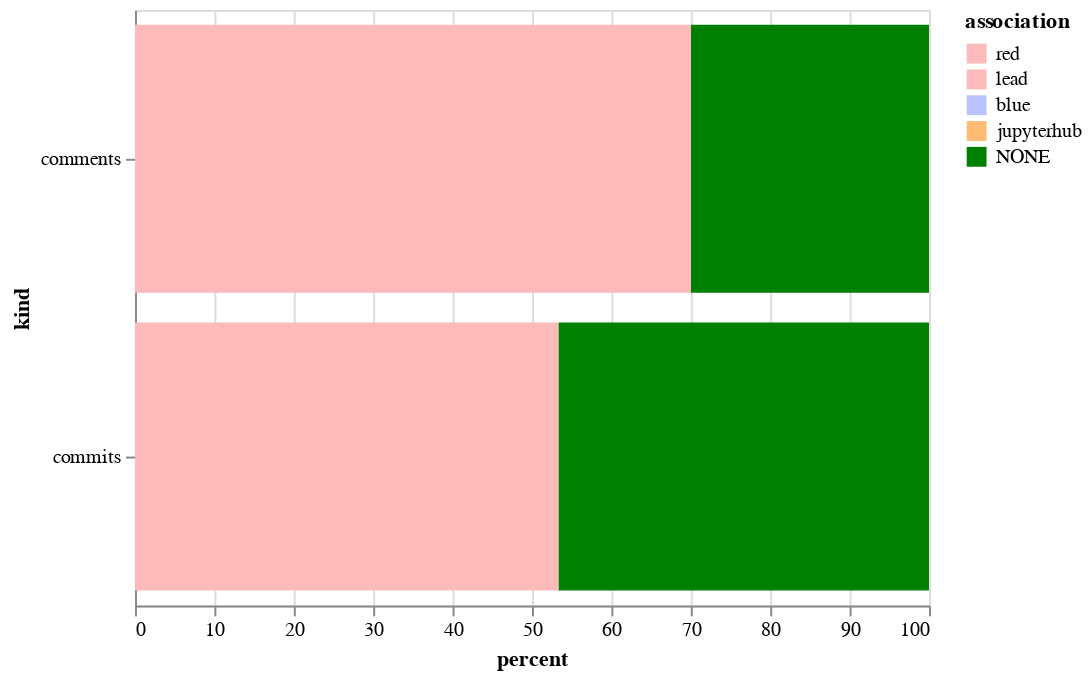

The code cell stored with this chart in its notebook:
### Code cell
alt.Chart(sum_both).mark_bar().encode(
    x='percent',
    y='kind',
    color=alt.Color('association', sort=["CONTRIBUTOR", "MEMBER", "NONE"], scale=color_scale)
)

### Figure 1 — Vega-Lite specification as saved in the notebook (floating-point values rounded to 4 significant figures)
{"$schema": "https://vega.github.io/schema/vega-lite/v2.6.0.json", "config": {"view": {"height": 300, "width": 400}}, "data": {"name": "data-045e26f23143712f7c891809c59c23a1"}, "datasets": {"data-045e26f23143712f7c891809c59c23a1": [{"association": "NONE", "kind": "comments", "percent": 30.0}, {"association": "lead", "kind": "comments", "percent": 70.0}, {"association": "NONE", "kind": "commits", "percent": 46.67}, {"association": "lead", "kind": "commits", "percent": 53.33}]}, "encoding": {"color": {"field": "association", "scale": {"domain": ["red", "lead", "blue", "jupyterhub", "NONE"], "range": ["#fdbaba", "#fdbaba", "#bac5fd", "#ffbb74", "green"]}, "sort": ["CONTRIBUTOR", "MEMBER", "NONE"], "type": "nominal"}, "x": {"field": "percent", "type": "quantitative"}, "y": {"field": "kind", "type": "nominal"}}, "mark": "bar"}
